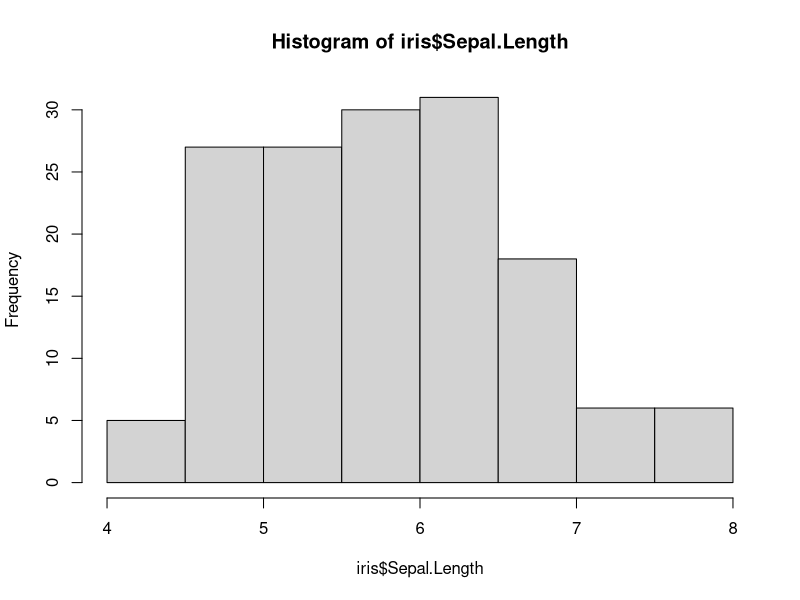
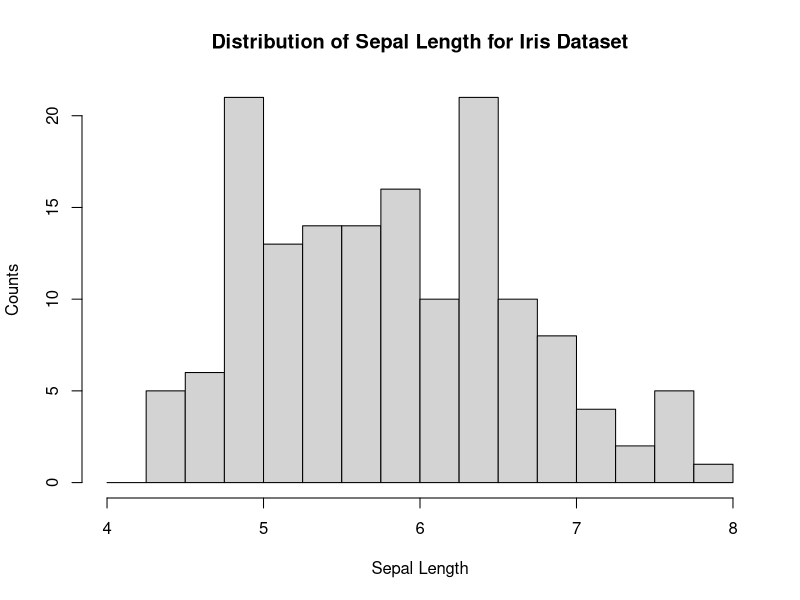
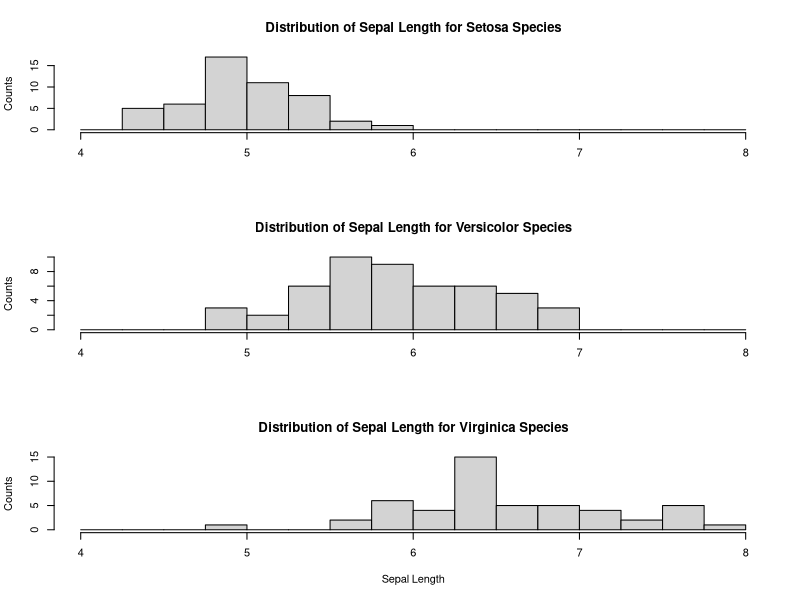

These charts were generated, in order, by the following R code: (Note: this script raises an error after producing the figures.)
# Excerpt From: Taylor Arnold and Lauren Tilton, _Humanities Data in R_ 
# Chapter 3 Supplemental Questions

# 26. The dataset iris is a very well-known statistical data from the 1930s. It
# gives several measurements of iris sepal and petal lengths (in centimeters)
# for three species. Construct a table of sepal length rounded to the nearest
# centimeter versus Species.

table(round(iris$Sepal.Length), iris$Species)

# 27. Construct the same table, but rounded to the nearest half centimeter.

table(round(iris$Sepal.Length*2)/2, iris$Species)

# 28. Plot a histogram of the sepal length for the entire iris dataset.

hist(iris$Sepal.Length)

# 29. Replicate the previous histogram, but manually specify the break points for
# the histogram and add a custom title and axis labels.

hist(iris$Sepal.Length, breaks = seq(4, 8, by = 0.25),
     xlab = "Sepal Length",
     ylab = "Counts",
     main = "Distribution of Sepal Length for Iris Dataset")

# 30. Plot three histograms showing the sepal length separately for each species.
# Make sure the histograms use the same break points for each plot (Hint: use
# the same as manually set in the previous question). Add helpful titles for the
# plots, and make sure to set R to display three plots at once.

par(mfrow = c(3,1))

hist(iris$Sepal.Length[iris$Species == "setosa"], 
     breaks = seq(4, 8, by = 0.25),
     xlab = "",
     ylab = "Counts",
     main = "Distribution of Sepal Length for Setosa Species")

hist(iris$Sepal.Length[iris$Species == "versicolor"], 
     breaks = seq(4, 8, by = 0.25),
     xlab = "",
     ylab = "Counts",
     main = "Distribution of Sepal Length for Versicolor Species")

hist(iris$Sepal.Length[iris$Species == "virginica"], 
     breaks = seq(4, 8, by = 0.25),
     xlab = "Sepal Length",
     ylab = "Counts",
     main = "Distribution of Sepal Length for Virginica Species")
# 31. Calculate the deciles of the petal length for the entire iris dataset.

petals <- quantile(iris$Petal.Length, probs = seq(0, 1, 0.1))

# 32. Construct a table showing the number of samples from each species with 
# petal length in the top 30 % of the dataset. How well does this help 
# categorize  the dataset by species?

petals <- quantile(iris$Petal.Length, probs = 0.7)
table(iris$Species, petals < iris$Petal.Length)

# This table shows the disparity between the petal lengths of the smaller setosa
# and versicolor species from the longer-petaled virginica species. 

# 33. Now bin the iris dataset into deciles based on the petal length. Produce a 
# table by species. How well does this categorize the dataset by species?

petals <- quantile(iris$Petal.Length, probs = seq(0, 1, 0.1), names = FALSE)

bins <- cut(iris$Petal.Length, petals, labels = FALSE, include.lowest = TRUE)
table(iris$Species, bins)

# This table even more effectively shows the spread from the short-petaled 
# setosa, to the medium-petaled versicolor, to the long-petaled virginica.

# 34. We can get a very rough estimate of the petal area by multiplying the 
# petal length and width. Calculate this area, bin the dataset into deciles on 
# area,  and compute table of the petal length deciles against the area deciles. 
# How  similar do these measurements seem?

petal_area <- quantile(iris$Petal.Length*iris$Petal.Width, 
                       probs = seq(0, 1, 0.1), names = FALSE)

bins2 <- cut(iris$Petal.Length*iris$Petal.Width, petal_area, 
            labels = FALSE, include.lowest = TRUE)
table(bins, bins2)

# These measuremens are quite similar.


# 35. Without using a for loop, construct a vector with the median petal length 
# for each species. Add appropriate names to the output.

median_petals <- rep(0, length = 3)

median_petals[1] <- median(iris$Petal.Length[iris$Species == "setosa"])
median_petals[2] <- median(iris$Petal.Length[iris$Species == "versicolor"])
median_petals[3] <- median(iris$Petal.Length[iris$Species == "virginica"])

names(median_petals) <- c("setosa", "versicolor", "virginica")
median_petals

# 36. Repeat the previous question using a for loop.

median_petals <- rep(0, length = 3)
species <- unique(iris$Species)

for (i in 1:3) {
  median_petals[i] <- median(iris$Petal.Length[iris$Species == species[i]])
}
names(median_petals) <- as.vector(species)
median_petals

# 37. Finally, repeat again using tapply.

tapply(iris$Petal.Length, iris$Species, median)

# 38. As in a previous question, write a function which asks the user for a 
# state abbreviation and returns the state name. However, this time, put the 
# question in a for loop so the user can decode three straight state 
# abbreviations.

askState2 <- function() {
  for (i in 1:3) {
    abr <- readline("Please enter a 2-letter state abbreviation to see the state: ")
    abr <- toupper(abr)
    ans <- abr %in% state.abb
    pos <- which(state.abb == abr)
    if (ans == FALSE) {
      print("This is not a valid 2-letter state abbreviation.")
    }
    else
      print(state.name[pos])
  }
}  
askState2()

# 39. The command break immediately exits a for loop; it is often used inside
# of an if statement. Redo the previous question, but break out of the loop
# when a non-matching abbreviation is given. You can increase the number of
# iterations to something large (say, 100), as a user can always get out of the
# function by giving a non-abbreviation.

askState3 <- function() {
  for (i in 1:100) {
    abr <- readline("Please enter a 2-letter state abbreviation to see the state: ")
    abr <- toupper(abr)
    ans <- abr %in% state.abb
    pos <- which(state.abb == abr)
    if (ans == FALSE) {
      print("This is not a valid 2-letter state abbreviation. Goodbye.") 
      break
    }
    else
      print(state.name[pos])
  }
}  
askState3()

# 40. Now, reverse the process so that the function returns when an abbreviation 
# is found but asks again if it is not.

askState4 <- function() {
  for (i in 1:100) {
    abr <- readline("Please enter a 2-letter state abbreviation to see the state: ")
    abr <- toupper(abr)
    ans <- abr %in% state.abb
    pos <- which(state.abb == abr)
    if (ans == TRUE) {
      print(state.name[pos])
      break
    }
  }
}  
askState4()

# 41. Using a for loop, print the sum 1+1/2+1/3+1/4 + ··· + 1/n for all n
# equal to 1 through 100.

for (i in 1:100) {
  print(sum(1/(1:i)))
}

# 42. Now calculate the sum for all 100 values of n using a single function call.

cumsum(1/(1:100))

# 43. Ask the user for their year of birth and print out the age they turned for 
# every year between then and now.

askBirth <- function() {
  birthyear <- readline("What year were you born? ")
  birthyear <- as.numeric(birthyear)
  currentyear <- as.numeric(format(Sys.Date(), "%Y"))
  age <- currentyear - birthyear
  for (i in 1:age) {
    print(paste("You turned", i, "years old in", currentyear - age + i))
  }
}
askBirth()

# 44. The dataset InsectSprays shows the count of insects after applying one of
# six different insect repellents. Construct a two-row three-column grid of 
# histograms, on the same scale, showing the number of insects from each spray.
# Do this using a for loop rather than coding each plot by hand.

par(mfrow = c(2,3))
spray <- unique(InsectSprays$spray)
for (i in 1:length(sprays)) {
  hist(InsectSprays$count[InsectSprays$spray == spray[i]]/sum(InsectSprays$count[InsectSprays$spray == spray[i]]), 
       breaks = seq(0, 0.3, by = 0.025),
       ylim = c(0, 6))
}

# 45. Repeat the same two by three plot, but now remove the margins, axes, and
# labels. Replace these by adding the spray identifier (a single letter) to the 
# plot with the text command.

par(mfrow = c(2,3))
par(mar = c(0,0,0,0))
sprays <- unique(InsectSprays$spray)
for (i in 1:length(sprays)) {
  hist(InsectSprays$count[InsectSprays$spray == spray[i]]/sum(InsectSprays$count[InsectSprays$spray == spray[i]]), 
       breaks = seq(0, 0.3, by = 0.025),
       axes = FALSE,
       main = "",
       xlab = "",
       ylab = "",
       ylim = c(0, 6),
       col = "grey")
  box()
  text(x = .15, 
       y = 6,
       label = paste("Spray:", sprays[i]),
       col = "red")
}

# 46. Calculate the median insect count for each spray.

tapply(InsectSprays$count, InsectSprays$spray, median)


# 47. Using the WorldPhones dataset, calculate the total number of phones used
# in each year using a for loop.

totalphones <- rep(NA, nrow(WorldPhones))
for (i in 1:nrow(WorldPhones)) {
  totalphones[i] <- sum(WorldPhones[i,])
}
totalphones

# 48. Calculate the total number of phones used in each year using a single 
# apply function.

totalphones <- apply(WorldPhones, 1, sum)

# 49. Calculate the percentage of phones that were in Europe over the years in
# question.

percEuroPhone <- round((WorldPhones[,2]/totalphones) * 100, 2)
percEuroPhone

# 50. Convert the entire WorldPhones matrix to percentages; in other words, each
# row should sum to 100.

percWorldPhone <- round((WorldPhones/totalphones) * 100, 2)
percWorldPhone